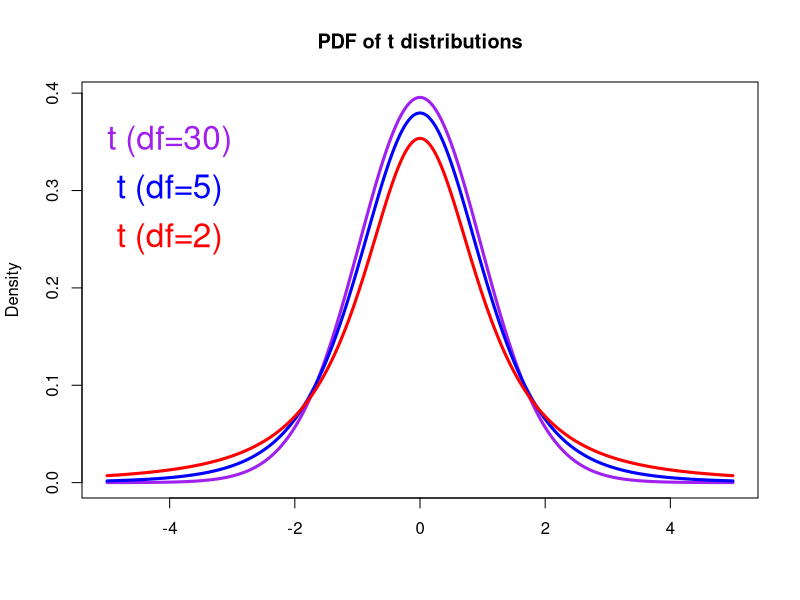
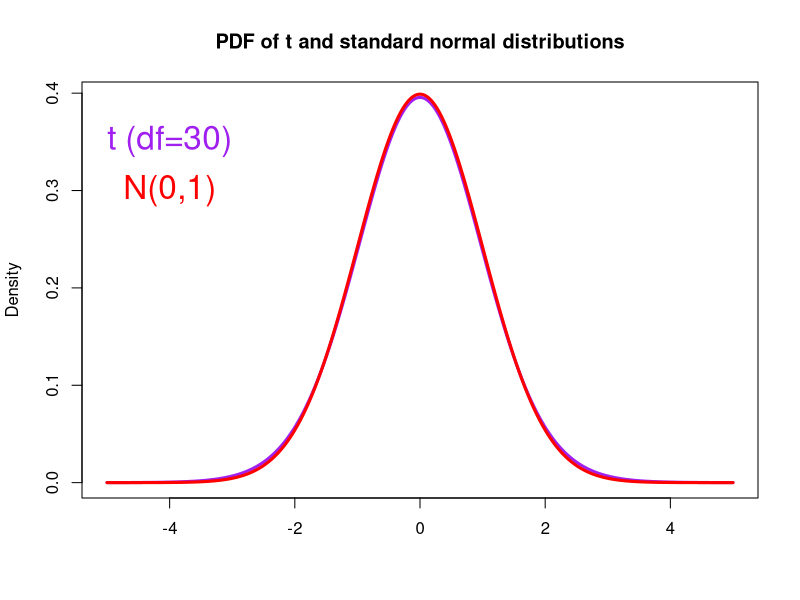

Recreate these plots in R, in order.
## ---- chunk 1
library(ggpubr)
library(nortest)
## ---- chunk 2
# Sample
Sample   <- c(78, 83, 68, 72, 88)

# Baseline
Baseline <- 70

# Error
Error    <- Sample - Baseline

# Instrument error SD
SD       <- 10

# Get Z-ratio
Z        <- mean(Error)/SD

# Find the one-side p-value
# The pnorm function gives the Cumulative Distribution Function (CDF) 
# of the Normal distribution in R, which is the probability that 
# the variable takes a value lower or equal to a threshold (here Z).
# Here we that 1-pnorm to get the probability that the 
# variable takes a value higher than the threshold (Z).
P_value   <- 1 - pnorm(Z, mean=0, sd=1)

print(P_value)
## ---- chunk 3

# Make a vector from -5 to 5, with a step of 0.01 
x        <- seq(-5.0, 5.0, by=0.01)

# Compute the density for each element in x
# Set the degrees of freedom to be 30
density1 <- dt(x, df=30)

# Plot Density
plot(x, density1, col="purple", xlab="", ylab="Density", 
     type="l", lwd=3, cex=2, 
     xlim=c(-5.0, 5.0),
     main="PDF of t distributions")

# Compute and plot the density from another t distribution
# Set the degrees of freedom to be 5
density2  <- dt(x, df=5)
lines(x, density2, col="blue", xlab="", ylab="Density", 
      type="l", lwd=3, cex=2)

# Compute and plot the density from another t distribution
density3  <- dt(x, df=2)
lines(x, density3, col="red", xlab="", ylab="Density", 
      type="l", lwd=3, cex=2)

# Add legends
text(-4, 0.35, "t (df=30)", col="purple",   cex=2)
text(-4, 0.30, "t (df=5)", col="blue",  cex=2)
text(-4, 0.25, "t (df=2)", col="red", cex=2)

## ---- chunk 4

# Plot Density
plot(x, density1, col="purple", xlab="", ylab="Density", 
     type="l", lwd=3, cex=2, 
     xlim=c(-5.0, 5.0),
     main="PDF of t and standard normal distributions")

# Compute and plot the density from the normal distribution
density4  <- dnorm(x, mean = 0, sd = 1)
lines(x, density4, col="red", xlab="", ylab="Density", 
      type="l", lwd=3, cex=2)

text(-4, 0.35, "t (df=30)", col="purple",   cex=2)
text(-4, 0.30, "N(0,1)", col="red", cex=2)

## ---- chunk 5
# Sample
Sample   <- c(78, 83, 68, 72, 88)

# Baseline
Baseline <- 70

# Error
Error    <- Sample - Baseline

# Get sample size and degrees of freedom
n        <- length(Error)
df       <- n - 1

# SE of the average
SE       <- sd(Error)/sqrt(n)

# Get t-ratio
t        <- mean(Error)/SE

# Find the one-side p-value
# The pt function gives the Cumulative Distribution Function (CDF) 
# of the Student's t distribution in R, which is the probability that 
# the variable takes a value lower or equal to a threshold (here t).
# Here we that 1-pt to get the probability that the 
# variable takes a value higher than the threshold (t).
P_value  <- 1 - pt(t, df=df)

print(P_value)
## ---- chunk 6
# Sample
Sample   <- c(78, 83, 68, 72, 88)

# Call t.test function
# Here we compare the sample average with a known mean (70)
# Since H1 states a positive bias, 
# we need to compute the one-side p-value
t.test(Sample, mu=70, alternative ="greater")
